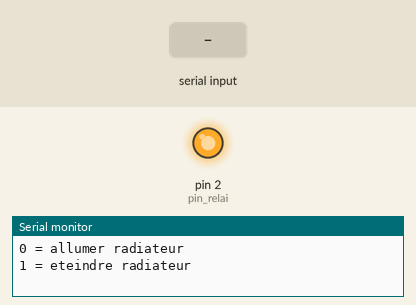
A sketch run on a simulated Arduino Uno, built with avr-gcc and run on an emulated ATmega328P. On the bench: output pins drawn as LEDs (lit = HIGH), the last lines printed to the serial monitor. Inputs (shaded band) come from the test bench.

Above: at 1.2 s.
1.3 s: "0" received over Serial
At 2.1 s:
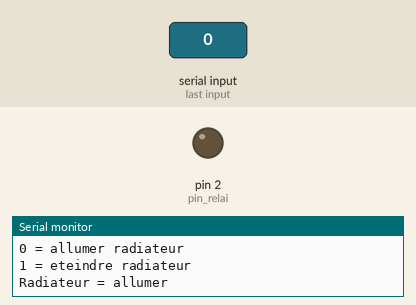
2.8 s: "1" received over Serial
At 3.2 s:
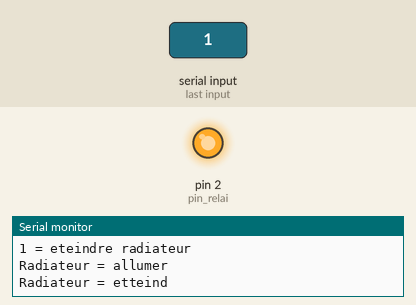
4.3 s: "2" received over Serial
At 5.6 s:
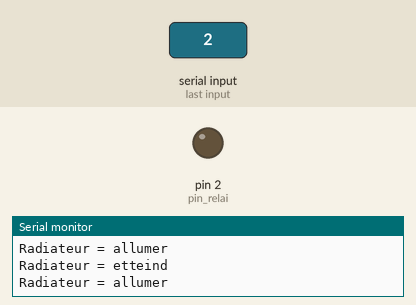
Timing chart, 0 to 7.3 s (numbered marks = the images above; inputs shaded):
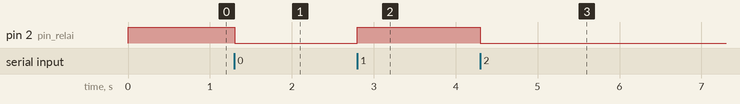

The sketch:

Relai.ino
```cpp
#include"Arduino.h"
int pin_relai = 2;
char valeur;

void setup() {
  pinMode(pin_relai, OUTPUT);
  digitalWrite(pin_relai,HIGH);
  Serial.begin(9600);
  Serial.println("0 = allumer radiateur");
  Serial.println("1 = eteindre radiateur");
}

void loop() {

  if (Serial.available() > 0) {
    valeur = Serial.read();
    Serial.print("Radiateur = ");
    if (valeur=='1'){
      digitalWrite(pin_relai,HIGH);
      Serial.println("etteind");
    }
    else{
      digitalWrite(pin_relai,LOW);
      Serial.println("allumer");
    }
  }
}
```

Measured:
- after the input at 1.3 s, pin 2 (pin_relai): HIGH → LOW at once
- after the input at 2.8 s, pin 2 (pin_relai): LOW → HIGH at once
- after the input at 4.3 s, pin 2 (pin_relai): HIGH → LOW at once
